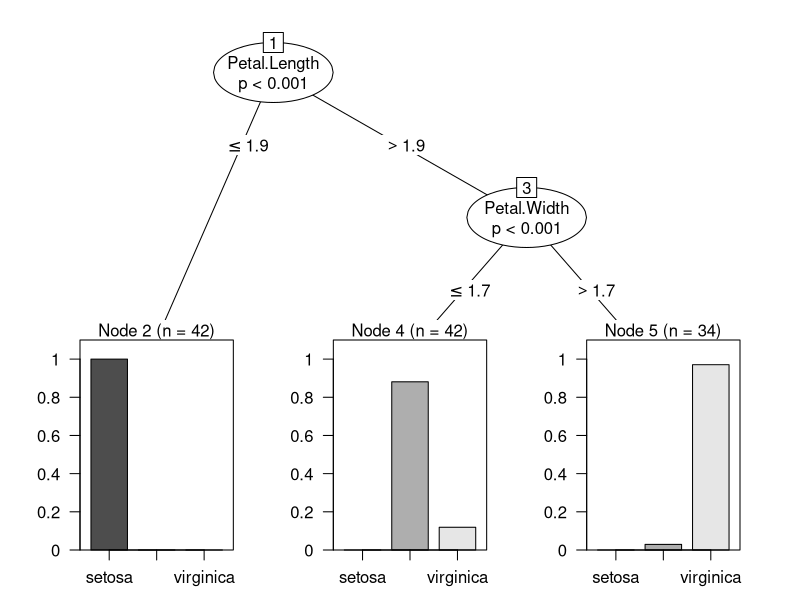
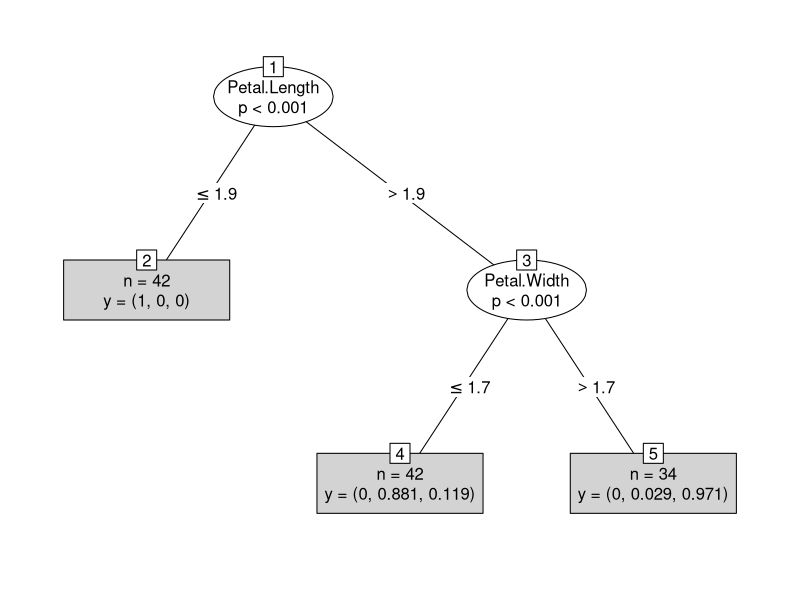

These figures' R source, in order:
# Iris data
data("iris")
str(iris)
summary(iris)

# Data partition
set.seed(555)
ind <- sample(2, 
              nrow(iris),
              replace = TRUE,
              prob = c(0.8, 0.2))
train <- iris[ind==1, ]
test <- iris[ind==2, ]

# Decision tree model
library(party)
tree <- ctree(Species~., 
              train,
              controls = ctree_control(mincriterion = .9999, minsplit =20 ))
print(tree)

# Visualization of decision trees
plot(tree)
plot(tree, type = 'simple')

# Prediction
predict(tree, train, type = 'prob')

# Misclassification error - train data
p1 <- predict(tree, train)
tab1 <- table(Predicted = p1, Actual = train$Species)
tab1
1 - sum(diag(tab1))/sum(tab1)

# Misclassification error - test data
p2 <- predict(tree, test)
tab2 <- table(Predicted = p2, Actual = test$Species)
tab2
1 - sum(diag(tab2))/sum(tab2)
